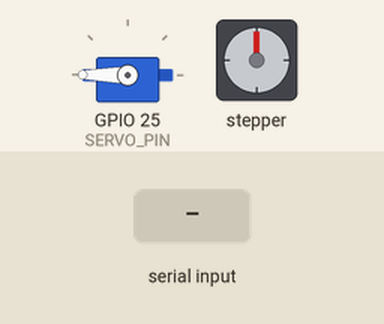
Recording of a sketch running on a simulated ESP32. Parts: servo, stepper motor. The test bench sets the inputs (shaded band). Stepper angles assume 2048 steps per turn.

Above: at 1.2 s.
1.3 s: "l" received over Serial
At 1.73 s:
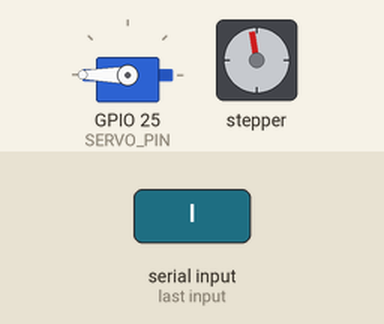
4.3 s: "y" received over Serial
At 4.55 s:
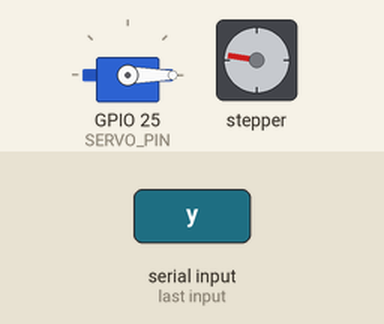
7.3 s: "n" received over Serial
At 7.98 s:
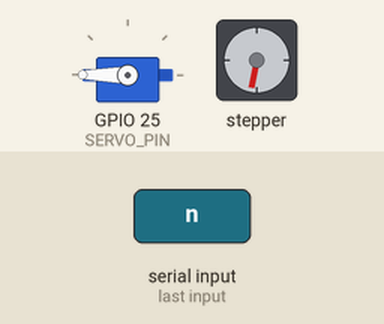
10.3 s: "m" received over Serial
At 10.53 s:
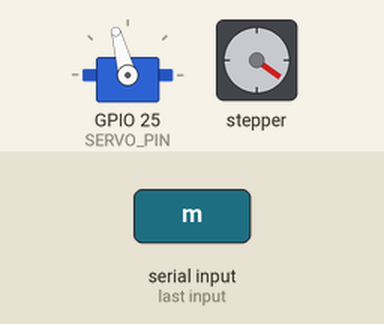
13.3 s: "t" received over Serial
16.3 s: "y" received over Serial
At 17.17 s:
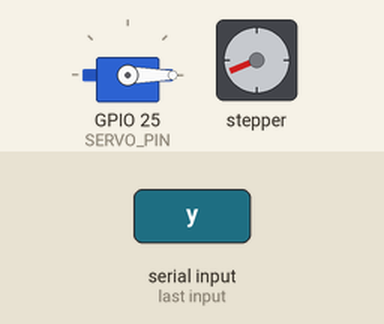
Timing chart, 0 to 22.2 s (numbered marks = the images above; inputs shaded):
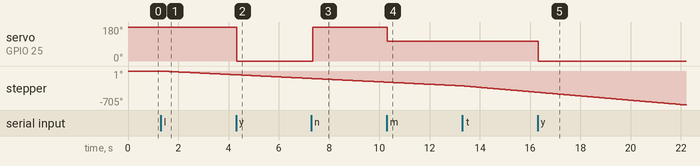

The sketch:

ouija-esp32.ino
```cpp
#include <ESP32Servo.h>
#include <Stepper.h>

#define SERVO_PIN 25
#define STEPPER_PIN_1 12
#define STEPPER_PIN_2 14
#define STEPPER_PIN_3 27
#define STEPPER_PIN_4 26

#define SERVO_POS_MAYBE 105
#define SERVO_POS_NO 210
#define SERVO_POS_YES 0

#define STATE_LISTENING 'l'
#define STATE_THINKING 't'
#define STATE_STOPPED 's'

Stepper myStepper(2048, STEPPER_PIN_1, STEPPER_PIN_2, STEPPER_PIN_3, STEPPER_PIN_4);
Servo servo;

char spinnerState = STATE_STOPPED;

void setup() {
  Serial.begin(115200);
  myStepper.setSpeed(5);
  servo.attach(SERVO_PIN);
  servo.write(SERVO_POS_NO);
}

void loop() {
  if (Serial.available() > 0) {
    char command = Serial.read();
    handleCommand(command);
  }

  runSpinner();
}

void handleCommand(char command) {
  switch (command) {
    case 'y':
      servo.write(SERVO_POS_YES);
      break;
    case 'n':
      servo.write(SERVO_POS_NO);
      break;
    case 'm':
      servo.write(SERVO_POS_MAYBE);
      break;
    case 'l':
      spinnerState = STATE_LISTENING;
      break;
    case 't':
      spinnerState = STATE_THINKING;
      break;
    case 's':
      spinnerState = STATE_STOPPED;
      break;
  }
}

void runSpinner() {
  switch (spinnerState) {
    case STATE_LISTENING:
      myStepper.setSpeed(5);
      myStepper.step(-10);
      break;
    case STATE_THINKING:
      myStepper.setSpeed(10);
      myStepper.step(-10);
      break;
    case STATE_STOPPED:
      // Do nothing
      break;
  }
  delay(10);
}
```

Measured:
- after the input at 1.3 s, stepper: keeps turning counter-clockwise at about 26°/s, starting at once
- after the input at 4.3 s, servo on GPIO 25 (SERVO_PIN): 180° → 0° at once
- after the input at 7.3 s, servo on GPIO 25 (SERVO_PIN): 0° → 180° after 0.05 s
- after the input at 10.3 s, servo on GPIO 25 (SERVO_PIN): 180° → 105° at once
- after the input at 16.3 s, servo on GPIO 25 (SERVO_PIN): 105° → 0° at once
